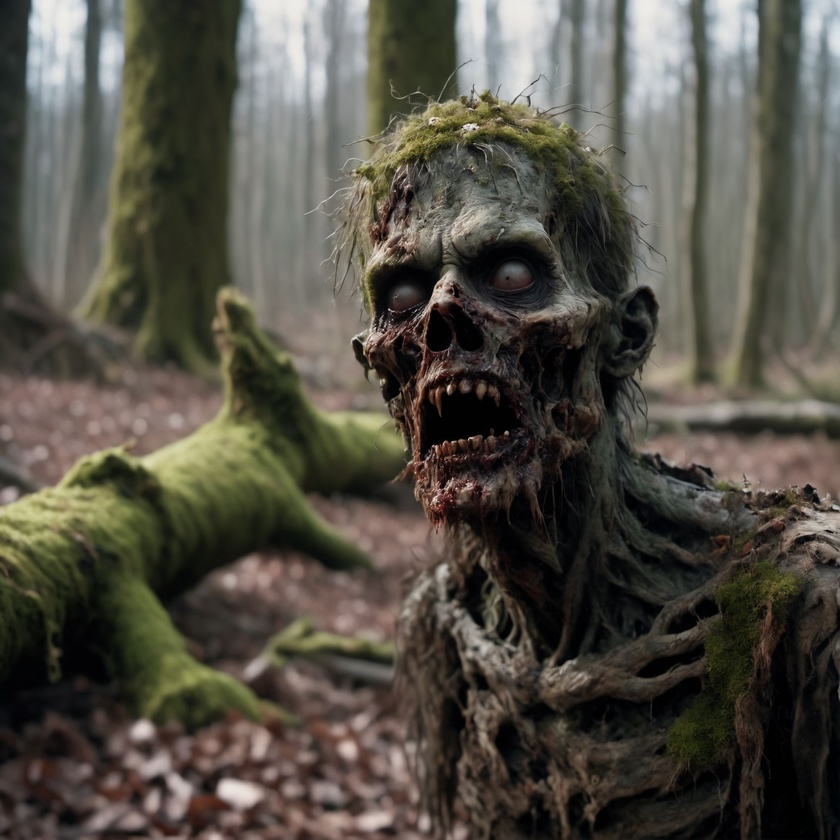
#> input picture input_photos/photo1.jpg, 840 x 840 px, shrunk from 2024 x 2024 before the run; its folder holds only this picture in this run
$ python arial.py   (older library calls are emulated)
#> lines starting #> are read from the running program, lines starting #| are printed output that depends on the picture
from PIL import Image, ImageDraw, ImageFont
import os

# Function to add a watermark to an image
def add_watermark(input_image_path, output_image_path, watermark_text):
#> called with input_image_path = 'input_photos/photo1.jpg', output_image_path = 'output_photos/photo1.jpg', watermark_text = 'WINAL ZIKRIL'
    photo = Image.open(input_image_path)
#> photo is the input picture: PIL image 840x840 RGB; mean R, G, B 83, 79.4, 69.7

    # Make sure the photo is in RGBA mode to support transparency
    if photo.mode != "RGBA":
        photo = photo.convert("RGBA")
#> photo: PIL image 840x840 RGBA

    # Create a drawing context
    draw = ImageDraw.Draw(photo)

    try:
        font = ImageFont.truetype("arial.ttf", 200)
    except IOError:
        font = ImageFont.load_default()

    # Calculate text size
    textwidth, textheight = draw.textsize(watermark_text, font)
#> textwidth = 1304; textheight = 182

    # Calculate the x, y coordinates of the watermark text
    x = photo.width - textwidth - 10
#> x = -474
    y = photo.height - textheight - 10
#> y = 648

    # Draw the watermark text
    draw.text((x, y), watermark_text, font=font, fill=(255, 255, 255, 128))

    # Save the watermarked image
    photo.save(output_image_path, "PNG")
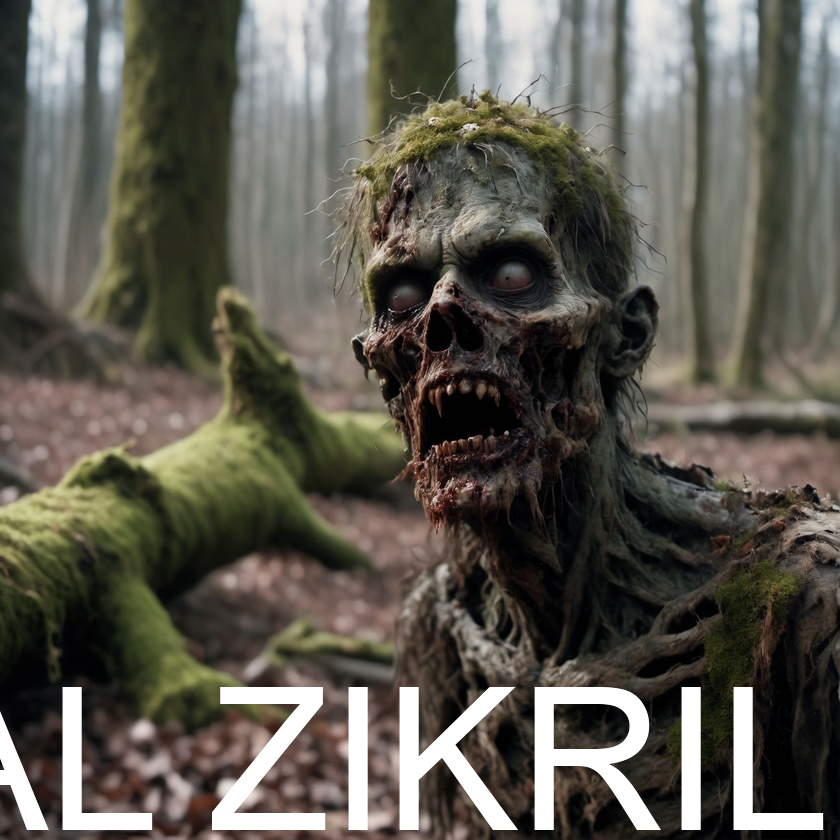
#> saved as photo1.jpg: PIL image 840x840 RGBA; mean R, G, B, A 92.8, 89.7, 80.3, 248.5; transparent parts drawn white

# Function to process a batch of photos
def add_watermark_to_batch(input_folder, output_folder, watermark_text):
    # Create the output folder if it doesn't exist
    if not os.path.exists(output_folder):
        os.makedirs(output_folder)

    # List all files in the input folder
    files = os.listdir(input_folder)

    for file in files:
        if file.endswith((".jpg", ".jpeg", ".png")):
            input_path = os.path.join(input_folder, file)
            output_path = os.path.join(output_folder, file)
            add_watermark(input_path, output_path, watermark_text)

if __name__ == "__main__":
    input_folder = "input_photos"
    output_folder = "output_photos"
    watermark_text = "WINAL ZIKRIL"

    add_watermark_to_batch(input_folder, output_folder, watermark_text)
